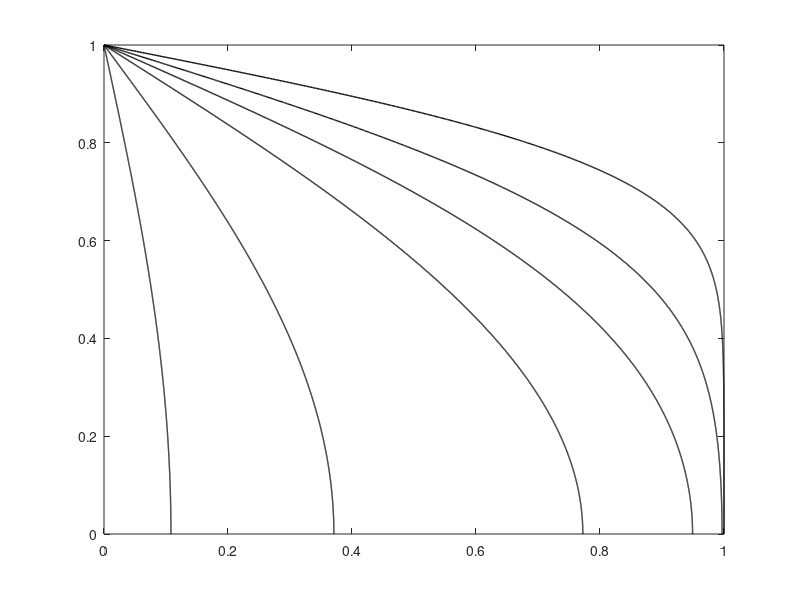

This chart was generated by the following MATLAB code:
function[x,AS] = as_consolidation()
% Aangepaste code van Miriam

Ec = 2.5E9; %1E7; %5E9;
rw = 1E3;
rs = 2600; %(1/0.6)*1.6E3;
n = 0.4;
%rsat = (1-n)*rs + n*rw;
k = 1E-5;
g = 10;
Kw = 2E9; %3E8;
H = 1;
J = 1/800;

% plot analytical solution
cv = k / (rw * g * (1/Ec + n/Kw)); 
T = [0.02,0.05,0.1,0.2,0.5,1];
x = (0:J/2:H+0.00000001)';
K = 50001;
AS = 0*x*T;
for j = 1:K
    for i = 1:length(T)
    AS(:,i) = AS(:,i) + 4/pi * (-1)^(j-1)/(2*j-1) * cos((2*j-1) * pi/2 * (x) / H) * exp(-(2*j-1)^2 * pi^2/4 * T(i));
    end
end
figure(5)
for i = 1:length(T)
    plot(AS(:,i),x,'-k','LineWidth',1)
    hold on
end
